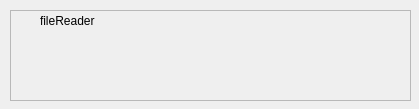
<?xml version="1.0" encoding="UTF-8"?>
<ui version="4.0">
 <class>filereaderWidget</class>
 <widget class="QWidget" name="filereaderWidget">
  <property name="geometry">
   <rect>
    <x>0</x>
    <y>0</y>
    <width>419</width>
    <height>109</height>
   </rect>
  </property>
  <property name="windowTitle">
   <string>filereader</string>
  </property>
  <widget class="QFrame" name="frame">
   <property name="geometry">
    <rect>
     <x>10</x>
     <y>10</y>
     <width>401</width>
     <height>91</height>
    </rect>
   </property>
   <property name="frameShape">
    <enum>QFrame::StyledPanel</enum>
   </property>
   <property name="frameShadow">
    <enum>QFrame::Raised</enum>
   </property>
   <widget class="QLabel" name="label">
    <property name="geometry">
     <rect>
      <x>30</x>
      <y>0</y>
      <width>91</width>
      <height>21</height>
     </rect>
    </property>
    <property name="text">
     <string>fileReader</string>
    </property>
   </widget>
   <widget class="QLabel" name="nameofFile">
    <property name="geometry">
     <rect>
      <x>10</x>
      <y>30</y>
      <width>381</width>
      <height>51</height>
     </rect>
    </property>
    <property name="text">
     <string/>
    </property>
    <property name="wordWrap">
     <bool>true</bool>
    </property>
   </widget>
  </widget>
 </widget>
 <resources/>
 <connections/>
</ui>
